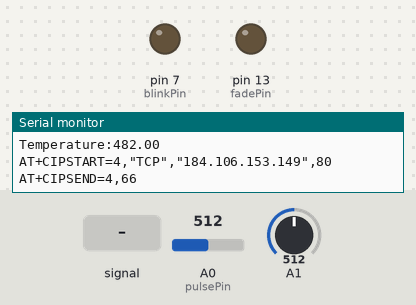
Simulated run of this sketch. Board: Arduino Uno, built with avr-gcc and run on an emulated ATmega328P. On the bench: output pins drawn as LEDs (lit = HIGH), the last lines printed to the serial monitor. The inputs (shaded band) are chosen by the test bench; at power-on: A0 (pulsePin) = 512, A1 = 512. The modem accepts every AT command (registered, SIM ready, sends succeed) and sends nothing else.

Above: at 12.2 s.
12.3 s: A0 (pulsePin) fed a 200 Hz sine of ±81 counts around its level
At 17.7 s:
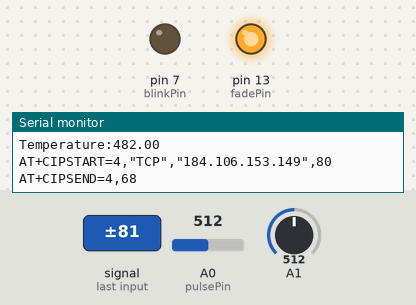
18.8 s: A0 (pulsePin) set to 306
28.0 s: A0 (pulsePin) set to 500
29.5 s: A0 (pulsePin) set to 522
At 30.2 s:
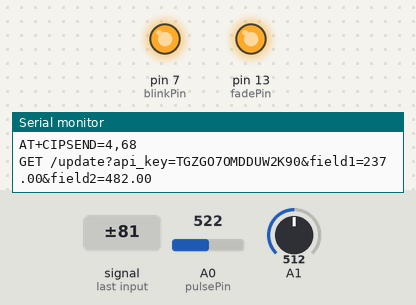
31.0 s: A0 (pulsePin) set to 511
At 31.3 s:
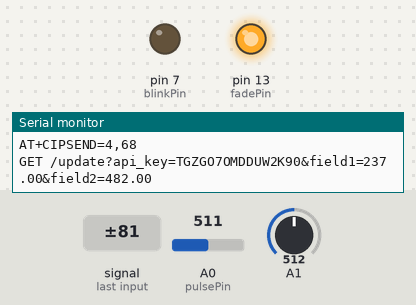
Timing chart, 0 to 64.1 s (numbered marks = the images above; inputs shaded):
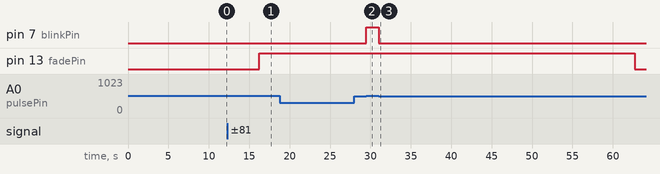

Measured:
- the behaviour switches between 512 and 513 on A0 (pulsePin) (found by bisection; images 1 and 2)
- after the input at 12.3 s, pin 13 (fadePin): LOW → HIGH after 4.0 s
- after the input at 29.5 s, pin 7 (blinkPin): LOW → HIGH at once
- after the input at 31.0 s, pin 7 (blinkPin): HIGH → LOW at once

The sketch:

iot_code.ino
```cpp
#include <SoftwareSerial.h>
float pulse = 0;
float temp = 0;
SoftwareSerial ser(9,10);
String apiKey = "TGZGO7OMDDUW2K90";

// Variables
int pulsePin = A0; // Pulse Sensor purple wire connected to analog pin 0
int blinkPin = 7 ; // pin to blink led at each beat
int fadePin = 13; // pin to do fancy classy fading blink at each beat
int fadeRate = 0; // used to fade LED on with PWM on fadePin

// Volatile Variables, used in the interrupt service routine!

volatile int BPM; // int that holds raw Analog in 0. updated every 2mS
volatile int Signal; // holds the incoming raw data
volatile int IBI = 600; // int that holds the time interval between beats! Must be seeded!
volatile boolean Pulse = false; // "True" when User's live heartbeat is detected. "False" when nota "live beat".
volatile boolean QS = false; // becomes true when Arduoino finds a beat.

// Regards Serial OutPut -- Set This Up to your needs
static boolean serialVisual = true; // Set to 'false' by Default. Re-set to 'true' to see Arduino Serial Monitor ASCII Visual Pulse
volatile int rate[10]; // array to hold last ten IBI values
volatile unsigned long sampleCounter = 0; // used to determine pulse timing
volatile unsigned long lastBeatTime = 0; // used to find IBI
volatile int P = 512; // used to find peak in pulse wave, seeded
volatile int T = 512; // used to find trough in pulse wave, seeded
volatile int thresh = 525; // used to find instant moment of heart beat, seeded
volatile int amp = 100; // used to hold amplitude of pulse waveform, seeded
volatile boolean firstBeat = true; // used to seed rate array so we startup with reasonable BPM
volatile boolean secondBeat = false; // used to seed rate array so we startup with reasonable BPM

void setup()
{

pinMode(blinkPin,OUTPUT); // pin that will blink to your heartbeat!
pinMode(fadePin,OUTPUT); // pin that will fade to your heartbeat!
Serial.begin(115200); // we agree to talk fast!
interruptSetup(); // sets up to read Pulse Sensor signal every 2mS

// IF WE POWER The Pulse Sensor AT VOLTAGE LESS THAN THE BOARD VOLTAGE,

// WE MUST UN-COMMENT THE NEXT LINE AND APPLY THAT VOLTAGE TO THE A-REF PIN

// analogReference(EXTERNAL);


ser.begin(9600);
ser.println("AT");
delay(1000);
ser.println("AT+GMR");
delay(1000);
ser.println("AT+CWMODE=3");
delay(1000);
ser.println("AT+RST");
delay(5000);
ser.println("AT+CIPMUX=1");
delay(1000);

String cmd="AT+CWJAP=\"Alexahome\",\"98765432\"";
ser.println(cmd);
delay(1000);
ser.println("AT+CIFSR");
delay(1000);
}

// Where the Magic Happens
void loop()
{
serialOutput();
if (QS == true) // A Heartbeat Was Found
{

// BPM and IBI have been Determined
// Quantified Self "QS" true when arduino finds a heartbeat
fadeRate = 255; // Makes the LED Fade Effect Happen, Set 'fadeRate' Variable to 255 to fade LED with pulse
serialOutputWhenBeatHappens(); // A Beat Happened, Output that to serial.
QS = false; // reset the Quantified Self flag for next time
}
ledFadeToBeat(); // Makes the LED Fade Effect Happen
delay(20); // take a break
read_temp();
esp_8266();
}
void ledFadeToBeat()
{
fadeRate -= 15; // set LED fade value
fadeRate = constrain(fadeRate,0,255); // keep LED fade value from going into negative numbers!
analogWrite(fadePin,fadeRate); // fade LED
}
void interruptSetup()
{
// Initializes Timer2 to throw an interrupt every 2mS.
TCCR2A = 0x02; // DISABLE PWM ON DIGITAL PINS 3 AND 11, AND GO INTO CTC MODE
TCCR2B = 0x06; // DON'T FORCE COMPARE, 256 PRESCALER
OCR2A = 0X7C; // SET THE TOP OF THE COUNT TO 124 FOR 500Hz SAMPLE RATE
TIMSK2 = 0x02; // ENABLE INTERRUPT ON MATCH BETWEEN TIMER2 AND OCR2A
sei(); // MAKE SURE GLOBAL INTERRUPTS ARE ENABLED
}
void serialOutput()
{ // Decide How To Output Serial.
if (serialVisual == true)
{
arduinoSerialMonitorVisual('-', Signal); // goes to function that makes Serial Monitor Visualizer
}
else
{
sendDataToSerial('S', Signal); // goes to sendDataToSerial function
}
}
void serialOutputWhenBeatHappens()
{
if (serialVisual == true) // Code to Make the Serial Monitor Visualizer Work
{
Serial.print("*** Heart-Beat Happened *** "); //ASCII Art Madness
Serial.print("BPM: ");
Serial.println(BPM);
}
else
{
sendDataToSerial('B',BPM); // send heart rate with a 'B' prefix
sendDataToSerial('Q',IBI); // send time between beats with a 'Q' prefix
}
}
void arduinoSerialMonitorVisual(char symbol, int data )
{
const int sensorMin = 0; // sensor minimum, discovered through experiment
const int sensorMax = 1024; // sensor maximum, discovered through experiment
int sensorReading = data; // map the sensor range to a range of 12 options:
int range = map(sensorReading, sensorMin, sensorMax, 0, 11);
// do something different depending on the
// range value:
switch (range)
{
case 0:
Serial.println(""); /////ASCII Art Madness
break;
case 1:
Serial.println("---");
break;
case 2:
Serial.println("------");
break;
case 3:
Serial.println("---------");
break;
case 4:
Serial.println("------------");
break;
case 5:
Serial.println("--------------|-");
break;
case 6:
Serial.println("--------------|---");
break;
case 7:
Serial.println("--------------|-------");
break;
case 8:
Serial.println("--------------|----------");
break;
case 9:
Serial.println("--------------|----------------");
break;
case 10:
Serial.println("--------------|-------------------");
break;
case 11:
Serial.println("--------------|-----------------------");
break;
}
}

void sendDataToSerial(char symbol, int data )
{
Serial.print(symbol);
Serial.println(data);
}
ISR(TIMER2_COMPA_vect) //triggered when Timer2 counts to 124
{
cli(); // disable interrupts while we do this
Signal = analogRead(pulsePin); // read the Pulse Sensor
sampleCounter += 2; // keep track of the time in mS with this variable
int N = sampleCounter - lastBeatTime; // monitor the time since the last beat to avoid noise
// find the peak and trough of the pulse wave

if(Signal < thresh && N > (IBI/5)*3) // avoid dichrotic noise by waiting 3/5 of last IBI
{
if (Signal < T) // T is the trough
{
T = Signal; // keep track of lowest point in pulse wave
}
}
if(Signal > thresh && Signal > P)
{ // thresh condition helps avoid noise
P = Signal; // P is the peak
} // keep track of highest point in pulse wave
// NOW IT'S TIME TO LOOK FOR THE HEART BEAT
// signal surges up in value every time there is a pulse
if (N > 250)
{ // avoid high frequency noise
if ( (Signal > thresh) && (Pulse == false) && (N > (IBI/5)*3) )
{
Pulse = true; // set the Pulse flag when we think there is a pulse
digitalWrite(blinkPin,HIGH); // turn on pin 13 LED
IBI = sampleCounter - lastBeatTime; // measure time between beats in mS
lastBeatTime = sampleCounter; // keep track of time for next pulse

if(secondBeat)
{ // if this is the second beat, if secondBeat == TRUE
secondBeat = false; // clear secondBeat flag
for(int i=0; i<=9; i++) // seed the running total to get a realisitic BPM at startup
{
rate[i] = IBI;
}
}
if(firstBeat) // if it's the first time we found a beat, if firstBeat == TRUE
{
firstBeat = false; // clear firstBeat flag
secondBeat = true; // set the second beat flag
sei(); // enable interrupts again
return; // IBI value is unreliable so discard it
}
// keep a running total of the last 10 IBI values
word runningTotal = 0; // clear the runningTotal variable
for(int i=0; i<=8; i++)
{ // shift data in the rate array
rate[i] = rate[i+1]; // and drop the oldest IBI value
runningTotal += rate[i]; // add up the 9 oldest IBI values
}
rate[9] = IBI; // add the latest IBI to the rate array
runningTotal += rate[9]; // add the latest IBI to runningTotal
runningTotal /= 10; // average the last 10 IBI values
BPM = 60000/runningTotal; // how many beats can fit into a minute? that's BPM!
QS = true; // set Quantified Self flag
// QS FLAG IS NOT CLEARED INSIDE THIS ISR
pulse = BPM;
}
}
if (Signal < thresh && Pulse == true)
{ // when the values are going down, the beat is over
digitalWrite(blinkPin,LOW); // turn off pin 13 LED
Pulse = false; // reset the Pulse flag so we can do it again
amp = P - T; // get amplitude of the pulse wave
thresh = amp/2 + T; // set thresh at 50% of the amplitude
P = thresh; // reset these for next time
T = thresh;
}
if (N > 2500)
{ // if 2.5 seconds go by without a beat
thresh = 512; // set thresh default
P = 512; // set P default
T = 512; // set T default
lastBeatTime = sampleCounter; // bring the lastBeatTime up to date
firstBeat = true; // set these to avoid noise
secondBeat = false; // when we get the heartbeat back
}
sei(); // enable interrupts when youre done!
}// end isr
void esp_8266()
{
// TCP connection AT+CIPSTART=4,"TCP","184.106.153.149",80
String cmd = "AT+CIPSTART=4,\"TCP\",\"";
cmd += "184.106.153.149"; // api.thingspeak.com
cmd += "\",80";
ser.println(cmd);
Serial.println(cmd);
if(ser.find("Error"))
{
Serial.println("AT+CIPSTART error");
return;
}
String getStr = "GET /update?api_key=";
getStr += apiKey;
getStr +="&field1=";
getStr +=String(pulse);
getStr +="&field2=";
getStr +=String(temp);
getStr += "\r\n\r\n";
// send data length
cmd = "AT+CIPSEND=4,";
cmd += String(getStr.length());
ser.println(cmd);
Serial.println(cmd);
delay(1000);
ser.print(getStr);
Serial.println(getStr); //thingspeak needs delay between updates
delay(3000);
}
void read_temp()
{
int temp_val = analogRead(A1);
float mv = (temp_val/1024.0)*5000;
float cel = mv/10;
temp = (cel*9)/5 + 32;
Serial.print("Temperature:");
Serial.println(temp);
}
```
